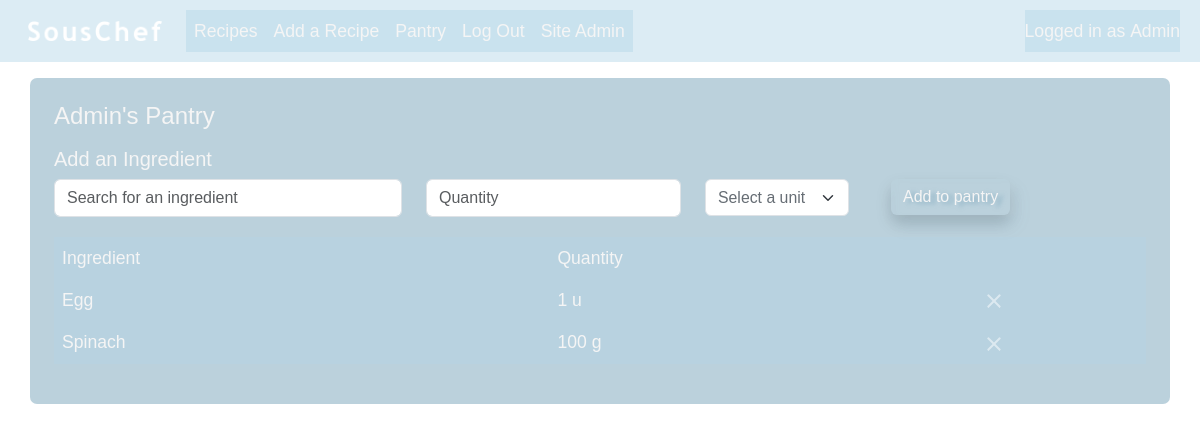
Page /pantry/ (signed in) on the committed database.
### souschef/models.py (models this page shows, shortened)
class User(AbstractUser):
    pass

class Pantry(models.Model):
    user = models.ForeignKey(User, on_delete=models.CASCADE)

class UserDashboard(models.Model):
    user_name = models.OneToOneField(User, on_delete=models.CASCADE, related_name="user_name")
    created = models.DateTimeField(auto_now_add=True)
    profile_picture = models.ImageField(upload_to="profile_pics", null=True, blank=True)
    def __str__(self):
        return f"{self.user_name}"

class Unit(models.Model):
    unit_type = models.CharField(max_length=8)
    def __str__(self):
        return self.unit_type

class PantryIngredient(models.Model):
    pantry = models.ForeignKey(Pantry, on_delete=models.CASCADE)
    name = models.ForeignKey(Ingredient, on_delete=models.CASCADE)
    quantity = models.DecimalField(max_digits=10, decimal_places=2, validators=[MinValueValidator(0)])
    unit = models.ForeignKey(Unit, on_delete=models.CASCADE)

### souschef/views.py (the view)
# urls.py: path("pantry/", views.pantry, name="pantry"),
@login_required
def pantry(request):
    if request.method == "GET":
        return pantry_get_request(request)
    elif request.method == "POST":
        return pantry_post_request(request)

### souschef/forms.py
class PantryIngredientForm(ModelForm):
    name = ModelChoiceField(
        queryset=Ingredient.objects.all(),
        to_field_name="name",
    )
    ingredient_id = IntegerField()
    class Meta:
        model = PantryIngredient
        fields = ['name', 'quantity', 'unit']
        widgets = {
            "quantity": NumberInput(attrs={"required": "required"}),
            "unit": Select(attrs={"required": "required"}),
        }

### souschef/context_processors.py (called while the page is built)
def date(request):
    today = datetime.datetime.today().date()
    date = datetime.datetime.strftime(today, '%a %d %b %Y')
    return {'date': date}

### souschef/pantry_view.py (called while the page is built)
def pantry_get_request(request):
    query = request.GET.get("query")
    if query:
        return run_query(query)
    form = PantryIngredientForm()
    pantry = Pantry.objects.filter(user=request.user)
    contents = PantryIngredient.objects.filter(pantry__in=pantry).order_by('name__name')
    if contents:
        table_data = get_table_data(contents)
        return render(request, "SousChef/pantry.html", {
            "pantry": pantry,
            "table_data": table_data,
            "form": form,
        })
    else:
        return render(request, "SousChef/pantry.html", {
            "pantry": pantry,
            "form": form,
        })

### souschef/utils.py (called while the page is built)
def get_table_data(contents):
    table_data = []
    for item in contents:
        row = [
            item.name.name.title(),
            item.quantity,
            item.unit,
            item.name.id,
            item.id
        ]
        table_data.append(row)
    return table_data

### souschef/templates/souschef/pantry.html (shortened to what this page needs)
{% extends "SousChef/layout.html" %}
{% load custom_filters %}
{% block body %}
    <div class="container bg-custom mt-2 p-4">
        <div class="row mb-2">
            {% for p in pantry %}
                <h4>{{ p.user.user_name }}'s Pantry</h4>
            {% endfor %}
        </div>
        <h5>Add an Ingredient</h5>
        <form id="pantryIngredientForm" method="POST" action="{% url 'pantry' %}">
            <div class="row mb-3">
                <div class="col-sm-4 mb-1">
                    <input id="searchBox" autocomplete="off" class="form-control search-box" name="name" placeholder="Search for an ingredient" type="text" required>
                </div>
                <div class="col-sm-3 mb-1">
                    <input type="number" step="0.01" class="form-control" name="quantity" placeholder="Quantity" aria-label="Quantity" required>
                </div>
                <div class="col-sm-2 mb-1">
                    <select class="form-select select-size" name="unit" required>
                        <option value="" selected disabled>Select a unit</option>
                    </select>
                </div>
                <div class="col-sm-3 mb-1">
                    <button class="btn btn-custom shadow text-nowrap" type="submit">Add to pantry</button>
                </div>
            </div>
        </form>
        <div class="row">
            <div class="table-responsive">
                <table class="table table-borderless table-hover">
                    <thead>
                        <tr>
                            <th class="fw-medium">Ingredient</th>
                            <th class="fw-medium">Quantity</th>
                            <th></th>
                        </tr>
                    </thead>
                    <tbody>
                        {% if table_data %}
                            {% for row in table_data %}
                            <form type="hidden" method="POST" action="{% url 'pantry_delete' %}">
                                <tr>
                                    <td><a href="{% url 'ingredient' row.3 %}">{{ row.0 }}</a></td>
                                    <td>{{ row.1|floatformat }} {{ row.2 }}</td>
                                    <td data-bs-theme="dark">
                                        <button type="submit" class="btn btn-close"></button>
                                    </td>
                                </tr>
                            </form>
                            {% endfor %}
                        {% else %}
                            <tr>
                                <td colspan="3">You might want to go shopping!</td>
                            </tr>
                        {% endif %}
                    </tbody>
                </table>
            </div>
        </div>
    </div>
{% endblock %}

### souschef/templates/souschef/layout.html (shortened to what this page needs)
{% load static %}
<!DOCTYPE html>
<html lang="en">
    <head>
        <link href="https://cdnjs.cloudflare.com/ajax/libs/cropperjs/1.6.2/cropper.css" rel="stylesheet">
        <link href="https://cdn.jsdelivr.net/npm/bootstrap@5.3.3/dist/css/bootstrap.min.css" rel="stylesheet">
        <link href="{% static 'styles.css' %}" rel="stylesheet">
    </head>
    <body>
        <nav class="navbar navbar-expand-lg nav-colours pt-2 mb-3">
            <div class="container-fluid ms-2">
                <a class="navbar-brand" href="{% url 'index' %}">
                    <img src="{% static 'images/souschef.png' %}" alt="Logo" width="150" height="auto" class="d-inline-block p-2">
                </a>
                <div class="collapse navbar-collapse" id="toggle">
                    <ul class="navbar-nav me-auto mb-3 mb-lg-0 nav-colours">
                        <li class="nav-item">
                            <a class="nav-link" href="{% url 'recipes' %}">Recipes</a>
                        </li>
                        {% if user.is_authenticated %}
                            <li class="nav-item">
                                <a class="nav-link" href="{% url 'add_recipe' %}">Add a Recipe</a>
                            </li>
                            <li class="nav-item">
                                <a class="nav-link" href="{% url 'pantry' %}">Pantry</a>
                            </li>
                            <li class="nav-item">
                                <a class="nav-link" href="{% url 'logout' %}">Log Out</a>
                            </li>
                        {% endif %}
                        {% if user.is_staff %}
                            <li class="nav-item">
                                <a class="nav-link" href="/admin/">Site Admin</a>
                            </li>
                        {% endif %}
                    </ul>
                    <div class="me-2 nav-colours">
                        {% if user.is_authenticated %}
                            <div class="navbar-text d-flex align-items-center">
                                Logged in as<a class="nav-link custom-ms" href="{% url 'user_dashboard' %}">{{ user.username }}</a>
                            </div>
                        {% else %}
                            <span class="navbar-text">Not logged in</span>
                        {% endif %}
                    </div>
                </div>
            </div>
        </nav>
        {% block body %}
        {% endblock %}
    </body>
</html>

### souschef/static/styles.css (style rules this page uses)
a { text-decoration: none; color: whitesmoke; }
.bg-custom { background-color: rgba(85, 140, 167, 0.4); border-radius: 7px; min-height: 300px; }
body { background-image: url("/static/images/background.jpg"); background-position: center; background-repeat: repeat; background-attachment: fixed; background-size: 2000px; color: whitesmoke; font-family: 'sofiapro-light', 'Helvetica', 'Arial', sans-serif; font-size: 1.1rem; }
.btn-close { width: 0.5em; height: 0.5em; }
.btn-custom { color: whitesmoke; border-style: none; }
.custom-ms { margin-left: 0.3rem; }
.form-control { color: #666d74; }
.form-select { font-size: 0.9em; color: #666d74; }
input::placeholder { font-size: 1em; }
.nav-colours { background-color: rgba(177, 213, 231, 0.45); }
.navbar-text { color: whitesmoke; }
.nav-link { color: whitesmoke !important; }
#searchBox { position: relative; z-index: 2; }
.select-size { max-width: 9rem; }
.shadow { filter: drop-shadow(5px 2px 2px #558ca780); }
.table { --bs-table-bg: rgba(177, 213, 231, 0.3); --bs-table-color: whitesmoke; --bs-table-hover-color: #ddeff8; --bs-table-hover-bg: rgba(38, 65, 79, 0.075); }
ul { list-style: none; padding-left: 0.1rem; }

### rows in the picture
User: username "Admin"
Pantry: user.user_name "Admin"
Unit: row "Egg", quantity "1", unit_type "u"
Unit: row "Spinach", quantity "100", unit_type "g"
